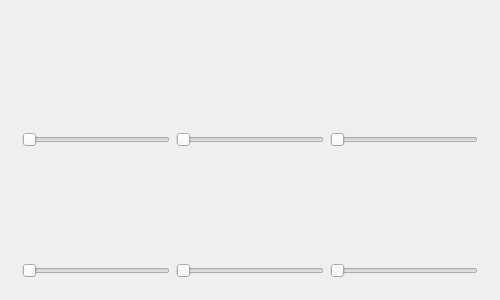
<?xml version="1.0" encoding="UTF-8"?>
<ui version="4.0">
 <class>frmGaugePanel</class>
 <widget class="QWidget" name="frmGaugePanel">
  <property name="geometry">
   <rect>
    <x>0</x>
    <y>0</y>
    <width>500</width>
    <height>300</height>
   </rect>
  </property>
  <property name="windowTitle">
   <string>Form</string>
  </property>
  <property name="styleSheet">
   <string notr="true"/>
  </property>
  <layout class="QVBoxLayout" name="verticalLayout">
   <item>
    <widget class="QWidget" name="widget" native="true">
     <layout class="QGridLayout" name="gridLayout">
      <item row="0" column="0">
       <widget class="GaugePanel" name="gaugePanel1" native="true"/>
      </item>
      <item row="0" column="2">
       <widget class="GaugePanel" name="gaugePanel3" native="true"/>
      </item>
      <item row="2" column="0">
       <widget class="GaugePanel" name="gaugePanel4" native="true"/>
      </item>
      <item row="0" column="1">
       <widget class="GaugePanel" name="gaugePanel2" native="true"/>
      </item>
      <item row="2" column="2">
       <widget class="GaugePanel" name="gaugePanel6" native="true"/>
      </item>
      <item row="2" column="1">
       <widget class="GaugePanel" name="gaugePanel5" native="true"/>
      </item>
      <item row="1" column="2">
       <widget class="QSlider" name="horizontalSlider3">
        <property name="orientation">
         <enum>Qt::Horizontal</enum>
        </property>
       </widget>
      </item>
      <item row="1" column="1">
       <widget class="QSlider" name="horizontalSlider2">
        <property name="orientation">
         <enum>Qt::Horizontal</enum>
        </property>
       </widget>
      </item>
      <item row="1" column="0">
       <widget class="QSlider" name="horizontalSlider1">
        <property name="orientation">
         <enum>Qt::Horizontal</enum>
        </property>
       </widget>
      </item>
      <item row="3" column="0">
       <widget class="QSlider" name="horizontalSlider4">
        <property name="orientation">
         <enum>Qt::Horizontal</enum>
        </property>
       </widget>
      </item>
      <item row="3" column="1">
       <widget class="QSlider" name="horizontalSlider5">
        <property name="orientation">
         <enum>Qt::Horizontal</enum>
        </property>
       </widget>
      </item>
      <item row="3" column="2">
       <widget class="QSlider" name="horizontalSlider6">
        <property name="orientation">
         <enum>Qt::Horizontal</enum>
        </property>
       </widget>
      </item>
     </layout>
    </widget>
   </item>
  </layout>
 </widget>
 <layoutdefault spacing="6" margin="11"/>
 <customwidgets>
  <customwidget>
   <class>GaugePanel</class>
   <extends>QWidget</extends>
   <header>gaugepanel.h</header>
  </customwidget>
 </customwidgets>
 <resources/>
 <connections/>
</ui>
